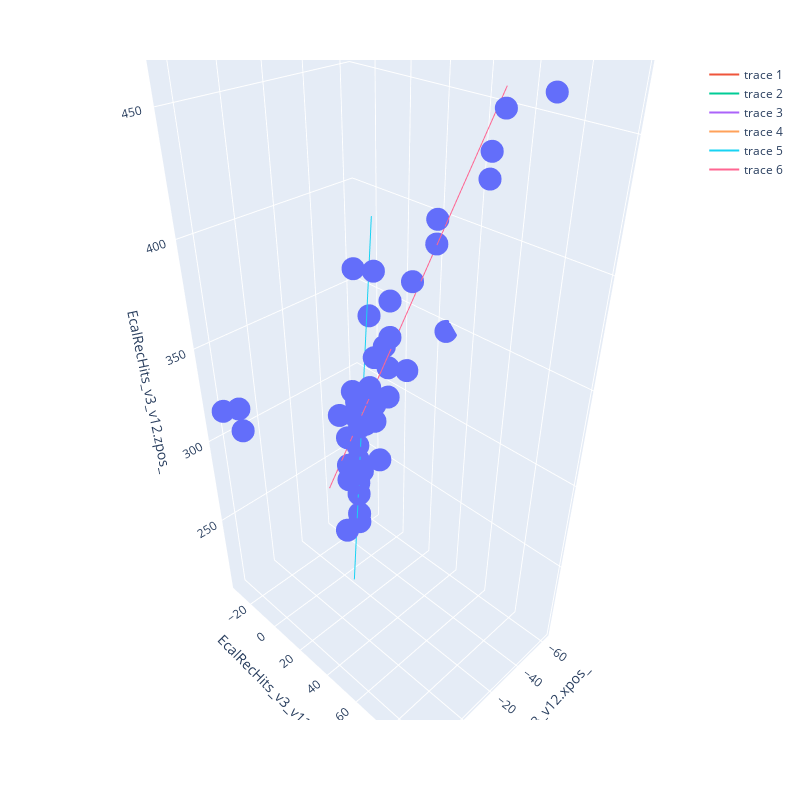

The code cell stored with this chart in its notebook:
### Code cell
#npoints=18, a=(-22.243523,13.644948,308.469444), b=(0.053939,-0.023376,-0.998271)
#npoints=15, a=(-16.126554,42.379603,373.243333), b=(0.113993,-0.325988,-0.938476)

#a is the anchor point
#b is the direction
def formLine(a,b, step = 100):
    #a0 -> x
    #a1 -> y
    #a2 -> z
    
    x0 = a[0]
    y0 = a[1]
    z0 = a[2]
    
    x1 = a[0] + b[0]*step
    y1 = a[1] + b[1]*step
    z1 = a[2] + b[2]*step
    
    x2 = a[0] - b[0]*step
    y2 = a[1] - b[1]*step
    z2 = a[2] - b[2]*step
    
    x = np.array([x0,x1,x2])
    y = np.array([y0,y1,y2])
    z = np.array([z0,z1,z2])
    
    return (x,y,z)

line  = formLine(a=(-22.243523,13.644948,308.469444), b=(0.053939,-0.023376,-0.998271))
line2 = formLine(a=(-16.126554,42.379603,373.243333), b=(0.113993,-0.325988,-0.938476))


trace1 = go.Scatter3d(x=line[0],y=line[1],z=line[2],mode='lines') 
trace2 = go.Scatter3d(x=line2[0],y=line2[1],z=line2[2],mode='lines') 

fig.add_trace(trace1)
fig.add_trace(trace2)
fig.show()

### Figure 1 — Plotly figure (JSON) as saved in the notebook; plotly's stock layout.template omitted (floating-point values rounded to 4 significant figures)
{"data": [{"hovertemplate": "EcalRecHits_v3_v12.xpos_=%{x}<br>EcalRecHits_v3_v12.ypos_=%{y}<br>EcalRecHits_v3_v12.zpos_=%{z}<extra></extra>", "legendgroup": "", "marker": {"color": "#636efa", "symbol": "circle"}, "mode": "markers", "name": "", "scene": "scene", "showlegend": false, "type": "scatter3d", "x": [-12.51, -25.02, -8.341, 4.171, -29.19, -16.68, -62.56, -12.51, 20.85, 12.51, -25.02, -37.54, -20.85, -16.68, 25.02, -20.85, -20.85, -29.19, -29.19, -25.02, -20.85, -12.51, -29.19, -20.85, -20.85, -20.85, -20.85, -8.341, -16.68, -20.85, -8.341, -20.85, -20.85, -20.85, -25.02, -8.341, -20.85, -12.51, -25.02, -33.37, -16.68, -25.02, -33.37, -12.51], "y": [40.93, 19.26, 33.71, 40.93, 12.04, 33.71, 26.49, 40.93, -16.86, -31.3, 19.26, 26.49, 12.04, 48.16, -24.08, 55.38, 55.38, 69.83, 69.83, 77.05, 96.85, 12.04, 12.04, 12.04, 12.04, 12.04, 12.04, 19.26, 19.26, 12.04, 19.26, 26.49, 12.04, 12.04, 19.26, 19.26, 12.04, 26.49, 19.26, 19.26, 4.816, 4.816, 19.26, 26.49], "z": [387.1, 346.6, 346.6, 337.5, 362.4, 362.4, 346.6, 371.5, 312.8, 312.8, 387.1, 337.5, 387.1, 396.2, 321.9, 412.0, 421.0, 436.8, 445.9, 461.5, 470.6, 248.4, 312.8, 253.8, 266.9, 274, 288.5, 288.5, 288.5, 297.0, 297.0, 297.0, 312.8, 248.4, 312.8, 312.8, 321.9, 321.9, 321.9, 321.9, 312.8, 321.9, 337.5, 337.5]}, {"mode": "lines", "type": "scatter3d", "x": [-22.24, -16.85, -27.64], "y": [13.64, 11.31, 15.98], "z": [308.5, 208.6, 408.3]}, {"mode": "lines", "type": "scatter3d", "x": [-16.13, -4.727, -27.53], "y": [42.38, 9.781, 74.98], "z": [373.2, 279.4, 467.1]}, {"mode": "lines", "type": "scatter3d", "x": [-22.24, -16.85, -27.64], "y": [13.64, 11.31, 15.98], "z": [308.5, 208.6, 408.3]}, {"mode": "lines", "type": "scatter3d", "x": [-16.13, -4.727, -27.53], "y": [42.38, 9.781, 74.98], "z": [373.2, 279.4, 467.1]}, {"mode": "lines", "type": "scatter3d", "x": [-22.24, -16.85, -27.64], "y": [13.64, 11.31, 15.98], "z": [308.5, 208.6, 408.3]}, {"mode": "lines", "type": "scatter3d", "x": [-16.13, -4.727, -27.53], "y": [42.38, 9.781, 74.98], "z": [373.2, 279.4, 467.1]}], "layout": {"height": 800, "legend": {"tracegroupgap": 0}, "margin": {"t": 60}, "scene": {"aspectmode": "auto", "aspectratio": {"x": 0.6113, "y": 0.8945, "z": 1.829}, "domain": {"x": [0, 1], "y": [0, 1]}, "xaxis": {"title": {"text": "EcalRecHits_v3_v12.xpos_"}, "type": "linear"}, "yaxis": {"title": {"text": "EcalRecHits_v3_v12.ypos_"}, "type": "linear"}, "zaxis": {"title": {"text": "EcalRecHits_v3_v12.zpos_"}, "type": "linear"}}, "width": 800}}
